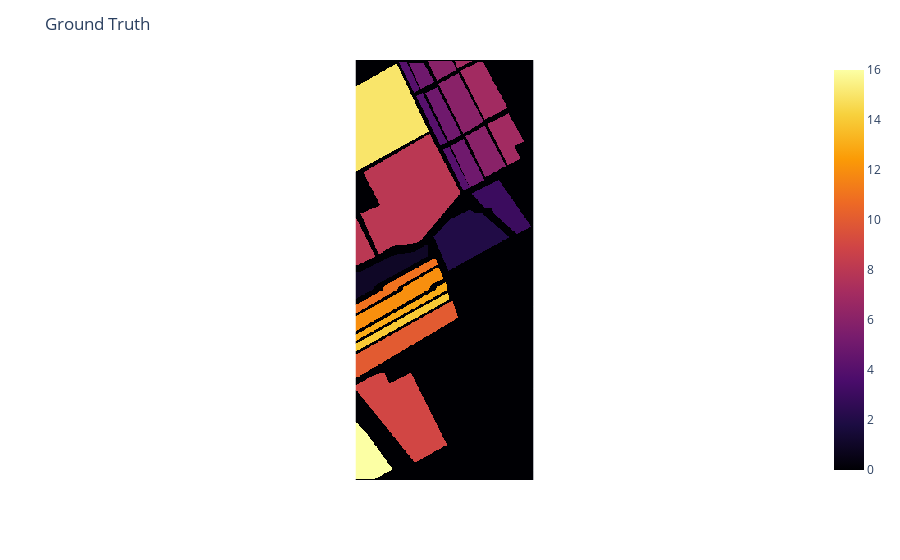

Notebook source saved alongside this figure:
### Code cell
# Visualizing the Ground truth of the HSI
cls = px.imshow(y, color_continuous_scale='inferno',)

cls.update_layout(title = 'Ground Truth', coloraxis_showscale=True)
cls.update_xaxes(showticklabels=False)
cls.update_yaxes(showticklabels=False)
cls.show()
# py.plot(cls, filename = 'ground_truth', auto_open=True)

### Figure 1 — Plotly figure (JSON) as saved in the notebook; plotly's stock layout.template omitted (floating-point values rounded to 4 significant figures; data arrays with more than 128 entries replaced by an {"elided": "..."} marker saying what was removed)
{"data": [{"coloraxis": "coloraxis", "name": "0", "z": {"elided": "512x217 int values"}, "type": "heatmap", "xaxis": "x", "yaxis": "y", "hovertemplate": "x: %{x}<br>y: %{y}<br>color: %{z}<extra></extra>"}], "layout": {"xaxis": {"anchor": "y", "domain": [0.0, 1.0], "scaleanchor": "y", "constrain": "domain", "showticklabels": false}, "yaxis": {"anchor": "x", "domain": [0.0, 1.0], "autorange": "reversed", "constrain": "domain", "showticklabels": false}, "coloraxis": {"colorscale": [[0.0, "#000004"], [0.1111, "#1b0c41"], [0.2222, "#4a0c6b"], [0.3333, "#781c6d"], [0.4444, "#a52c60"], [0.5556, "#cf4446"], [0.6667, "#ed6925"], [0.7778, "#fb9b06"], [0.8889, "#f7d13d"], [1.0, "#fcffa4"]], "showscale": true}, "margin": {"t": 60}, "title": {"text": "Ground Truth"}}}
